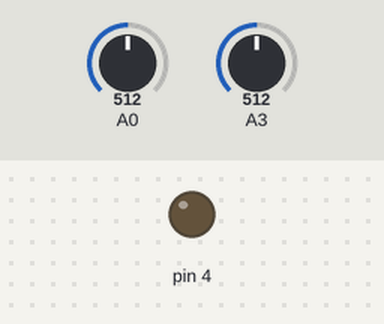
Bench run of a sketch on a simulated Arduino Uno, built with avr-gcc and run on an emulated ATmega328P. Parts: output pins drawn as LEDs (lit = HIGH). The inputs (shaded band) are chosen by the test bench; at power-on: A0 = 512, A3 = 512.

Above: at 0.27 s.
At 2.93 s:
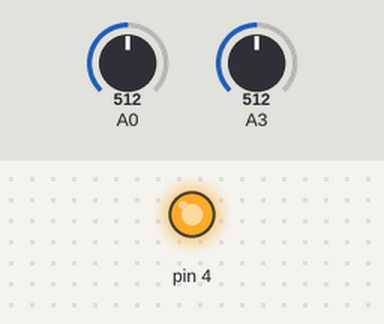
Timing chart, 0 to 3.2 s (numbered marks = the images above):
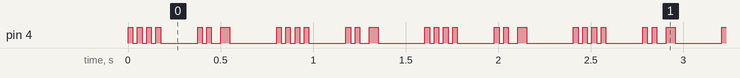

The sketch:

TX_Serial.ino
```cpp
float humidf = 0;
int humid = 0;
int mod = 0;
int bit0 = 0;
int bit1 = 0;
int bit2 = 0;
int bit3 = 0;
int bit4 = 0;
int bit5 = 0;
int bit6 = 0;
int bit7 = 0;
int bit8 = 0;
int bit9 = 0;
int bit10 = 0;
int bit11 = 0;
int bit12 = 0;
int bit13 = 0;
int bit14 = 0;
int bit15 = 0;
float tempf = 0;
int temp = 0;
int celcius = 0;
int fahrenheiti = 0;
int timewait = 25;

//4 = RF out
//3 = Humid sensor
//2 = Temperature sensor

void setup() {
  pinMode(4, OUTPUT);
}

void loop() {

  //Resets
  humid = 0;
  humidf = 0;
  mod = 0;
  bit0 = 0;
  bit1 = 0;
  bit2 = 0;
  bit3 = 0;
  bit4 = 0;
  bit5 = 0;
  bit6 = 0;
  bit7 = 0;
  bit8 = 0;
  bit9 = 0;
  bit10 = 0;
  bit11 = 0;
  bit12 = 0;
  bit13 = 0;
  bit14 = 0;
  bit15 = 0;
  digitalWrite(4, LOW);

  //humid = 35;

  //Reading
  humidf = analogRead(3);
  humidf = (((humidf / 1023) * 5.0) - 0.958) / 0.0307;
  humid = humidf;
//humid = 20;

  //temp
  temp = analogRead(A0);
  temp *= 100;
  temp = map(temp, 0, 1023, 0, 5);
  tempf = temp / 100.0;
  tempf -= 0.5;
  tempf *= 100;
  celcius = tempf;
  fahrenheiti = tempf * 2.0 + 32.0;

//fahrenheiti = 50;
  //Decimal to Binary conversion
  if(humid >= 1){//1 LSB
        mod = humid % 2;
        if(mod > 0){
            bit0 = 1;
        }
        humid = humid / 2;
    }

    if(humid >= 1){//2
        mod = humid % 2;
        if(mod > 0){
            bit1 = 1;
        }
        humid = humid / 2;
    }

    if(humid >= 1){//3
        mod = humid % 2;
        if(mod > 0){
            bit2 = 1;
        }
        humid = humid / 2;
    }

    if(humid >= 1){//4
        mod = humid % 2;
        if(mod > 0){
            bit3 = 1;
        }
        humid = humid / 2;
    }

    if(humid >= 1){//5
        mod = humid % 2;
        if(mod > 0){
            bit4 = 1;
        }
        humid = humid / 2;
    }

    if(humid >= 1){//6
        mod = humid % 2;
        if(mod > 0){
            bit5 = 1;
        }
        humid = humid / 2;
    }

    if(humid >= 1){//7
        mod = humid % 2;
        if(mod > 0){
            bit6 = 1;
        }
        humid = humid / 2;
    }

    if(humid >= 1){//8 MSB
        mod = humid % 2;
        if(mod > 0){
            bit7 = 1;
        }
    }


    if(fahrenheiti >= 1){//1 LSB
        mod = fahrenheiti % 2;
        if(mod > 0){
            bit8 = 1;
        }
        fahrenheiti /= 2;
    }

    if(fahrenheiti >= 1){//2
        mod = fahrenheiti % 2;
        if(mod > 0){
            bit9 = 1;
        }
        fahrenheiti /= 2;
    }

    if(fahrenheiti >= 1){//3
        mod = fahrenheiti % 2;
        if(mod > 0){
            bit10 = 1;
        }
        fahrenheiti /= 2;
    }

    if(fahrenheiti >= 1){//4
        mod = fahrenheiti % 2;
        if(mod > 0){
            bit11 = 1;
        }
        fahrenheiti /= 2;
    }

    if(fahrenheiti >= 1){//5
        mod = fahrenheiti % 2;
        if(mod > 0){
            bit12 = 1;
        }
        fahrenheiti /= 2;
    }

    if(fahrenheiti >= 1){//6
        mod = fahrenheiti % 2;
        if(mod > 0){
            bit13 = 1;
        }
        fahrenheiti /= 2;
    }

    if(fahrenheiti >= 1){//7
        mod = fahrenheiti % 2;
        if(mod > 0){
            bit14 = 1;
        }
        fahrenheiti /= 2;
    }

    if(fahrenheiti >= 1){//8 MSB
        mod = fahrenheiti % 2;
        if(mod > 0){
            bit15 = 1;
        }
    }

    //Transmission
    //Initialization byte (170)
    digitalWrite(4, HIGH);
    delay(timewait);
    digitalWrite(4, LOW);
    delay(timewait);
    digitalWrite(4, HIGH);
    delay(timewait);
    digitalWrite(4, LOW);
    delay(timewait);
    digitalWrite(4, HIGH);
    delay(timewait);
    digitalWrite(4, LOW);
    delay(timewait);
    digitalWrite(4, HIGH);
    delay(timewait);
    digitalWrite(4, LOW);
    delay(timewait);

    //ID byte (1)
    digitalWrite(4, LOW);
    delay(timewait);
    digitalWrite(4, LOW);
    delay(timewait);
    digitalWrite(4, LOW);
    delay(timewait);
    digitalWrite(4, LOW);
    delay(timewait);
    digitalWrite(4, LOW);
    delay(timewait);
    digitalWrite(4, LOW);
    delay(timewait);
    digitalWrite(4, LOW);
    delay(timewait);
    digitalWrite(4, HIGH);
    delay(timewait);

    //Data transmission byte 1
    if(bit0 > 0){
      digitalWrite(4, HIGH);
    }
    else{
      digitalWrite(4, LOW);
    }
    delay(timewait);
    if(bit1 > 0){
      digitalWrite(4, HIGH);
    }
    else{
      digitalWrite(4, LOW);
    }
    delay(timewait);
    if(bit2 > 0){
      digitalWrite(4, HIGH);
    }
    else{
      digitalWrite(4, LOW);
    }
    delay(timewait);
    if(bit3 > 0){
      digitalWrite(4, HIGH);
    }
    else{
      digitalWrite(4, LOW);
    }
    delay(timewait);
    if(bit4 > 0){
      digitalWrite(4, HIGH);
    }
    else{
      digitalWrite(4, LOW);
    }
    delay(timewait);
    if(bit5 > 0){
      digitalWrite(4, HIGH);
    }
    else{
      digitalWrite(4, LOW);
    }
    delay(timewait);
    if(bit6 > 0){
      digitalWrite(4, HIGH);
    }
    else{
      digitalWrite(4, LOW);
    }
    delay(timewait);
    if(bit7 > 0){
      digitalWrite(4, HIGH);
    }
    else{
      digitalWrite(4, LOW);
    }
    delay(timewait);


    //Data transmission byte 2
    if(bit8 > 0){
      digitalWrite(4, HIGH);
    }
    else{
      digitalWrite(4, LOW);
    }
    delay(timewait);
    if(bit9 > 0){
      digitalWrite(4, HIGH);
    }
    else{
      digitalWrite(4, LOW);
    }
    delay(timewait);
    if(bit10 > 0){
      digitalWrite(4, HIGH);
    }
    else{
      digitalWrite(4, LOW);
    }
    delay(timewait);
    if(bit11 > 0){
      digitalWrite(4, HIGH);
    }
    else{
      digitalWrite(4, LOW);
    }
    delay(timewait);
    if(bit12 > 0){
      digitalWrite(4, HIGH);
    }
    else{
      digitalWrite(4, LOW);
    }
    delay(timewait);
    if(bit13 > 0){
      digitalWrite(4, HIGH);
    }
    else{
      digitalWrite(4, LOW);
    }
    delay(timewait);
    if(bit14 > 0){
      digitalWrite(4, HIGH);
    }
    else{
      digitalWrite(4, LOW);
    }
    delay(timewait);
    if(bit15 > 0){
      digitalWrite(4, HIGH);
    }
    else{
      digitalWrite(4, LOW);
    }
    delay(timewait);

    delay(1);

/*
    //Ending byte
    digitalWrite(11, HIGH);
    digitalWrite(13, HIGH);
    delay(2);
    digitalWrite(11, LOW);
    digitalWrite(13, LOW);
    delay(2);
    digitalWrite(11, HIGH);
    digitalWrite(13, HIGH);
    delay(2);
    digitalWrite(11, LOW);
    digitalWrite(13, LOW);
    delay(2);
    digitalWrite(11, HIGH);
    digitalWrite(13, HIGH);
    delay(2);
    digitalWrite(11, LOW);
    digitalWrite(13, LOW);
    delay(2);
    digitalWrite(11, HIGH);
    digitalWrite(13, HIGH);
    delay(2);
    digitalWrite(11, LOW);
    digitalWrite(13, LOW);
    delay(2);
*/
}
```

Measured:
- by itself, pin 4: repeats every 0.80 s: 3 × (LOW 0.03 s, HIGH 0.03 s), LOW 0.20 s, HIGH 0.03 s, LOW 0.03 s, HIGH 0.03 s, LOW 0.05 s, HIGH 0.05 s, LOW 0.25 s, HIGH 0.03 s
